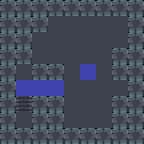

Rendered tile map (Tiled .tmx) drawn with the repository's tilesets; below, a short description and the full map source, tile grids included:
An orthogonal 9x9 tile map with 16x16 px tiles, 1 tile layer (terrain) and 4 objects.

<map version="1.10" tiledversion="1.11.2" orientation="orthogonal" renderorder="right-down" width="9" height="9" tilewidth="16" tileheight="16" infinite="0" nextlayerid="3" nextobjectid="5">
 <properties>
  <property name="name" value="Bottleneck" />
  <property name="author" value="moineau" />
  <property name="goldMoves" type="int" value="50" />
  <property name="goldTime" type="float" value="12.5" />
  <property name="platinumMoves" type="int" value="45" />
 </properties>
 <tileset firstgid="1" source="tileset.tsx" />
 <layer id="1" name="terrain" width="9" height="9">
  <data encoding="csv">
4,4,4,4,4,4,4,4,4,
4,4,4,1,1,1,1,1,4,
4,4,1,1,1,1,1,1,4,
4,4,1,1,1,1,1,4,4,
4,1,4,4,1,3,1,4,4,
4,3,3,3,1,1,1,1,4,
4,5,4,4,1,1,1,4,4,
4,1,4,4,1,1,1,4,4,
4,4,4,4,4,4,4,4,4
</data>
 </layer>
 <objectgroup id="2" name="objects">
  <object id="1" gid="6" x="80" y="32" width="16" height="16" />
  <object id="2" gid="9" x="64" y="48" width="16" height="16" />
  <object id="3" gid="9" x="64" y="64" width="16" height="16" />
  <object id="4" gid="9" x="80" y="96" width="16" height="16" />
 </objectgroup>
</map>
